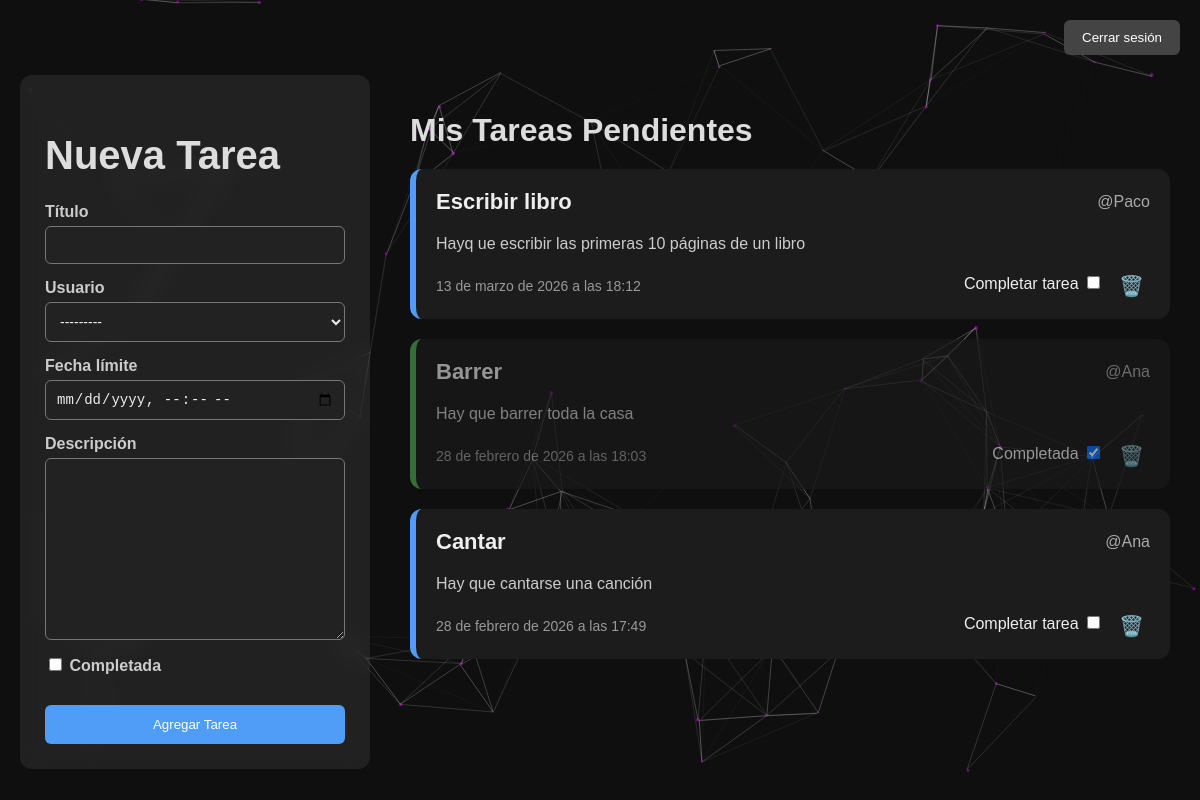
The page /tareas/index/ (signed in) on the database its author committed.
### tareas/models.py (models this page shows, shortened)
class Tarea(models.Model):
    title = models.CharField(max_length=200)
    description = models.TextField(max_length=500)
    completed = models.BooleanField(default=False)
    date = models.DateTimeField(auto_now_add=True)
    user = models.ForeignKey('auth.User', on_delete=models.CASCADE)
    dateLimit = models.DateTimeField(null=True, blank=True)

### tareas/views.py (the view, shortened to what this page needs)
# urls.py: path('index/', index, name='index'),
@login_required
def index(request):
    mensaje = ''
    form = TareaForm()
    tareas = Tarea.objects.order_by('-dateLimit')
    return render(request, 'tareas/index.html', {'tareas': tareas, 'form': form, 'mensaje': mensaje})

### tareas/forms.py
class TareaForm(forms.ModelForm):
    class Meta:
        model = Tarea
        fields = [
            'title',
            'user',
            'description',
            'completed',
            'dateLimit',
            ]
        widgets = {
            'dateLimit': forms.DateTimeInput(
                attrs={
                    'type': 'datetime-local',
                    'class': 'input-fecha',
                    'placeholder': 'Selecciona fecha y hora'
                    }),
        }

### tareas/templates/tareas/index.html (shortened to what this page needs)
{% extends 'base.html' %}
{% load static %}
{% block extra_css %}
<link rel="stylesheet" href="{% static 'tareas/index.css' %}">
{% endblock %}
{% block content %}
<div class="dashboard-wrapper">
  <div class="top-bar">
    <form action="{% url 'logout' %}" method="post">
      <button type="submit" class="btn-secondary">Cerrar sesión</button>
    </form>
  </div>
  <div class="main-layout">
    <aside class="sidebar-form">
      <h1 class="Titulo">Nueva Tarea</h1>
      <form method="post" class="form-container">
        <div class="campo">
          <label>Título</label>
          {{ form.title }}
        </div>
        <div class="campo">
          <label>Usuario</label>
          {{ form.user }}
        </div>
        <div class="campo">
          <label>Fecha límite</label>
          {{ form.dateLimit }}
        </div>
        <div class="campo">
          <label>Descripción</label>
          {{ form.description }}
        </div>
        <div class="campo campo-checkbox">
          <label>{{ form.completed }} Completada</label>
        </div>
        <button type="submit" class="btn-primary">Agregar Tarea</button>
      </form>
    </aside>
    <section class="tasks-section">
      <h2 class="Subtitulo">Mis Tareas Pendientes</h2>
      <div class="lista-tareas-grid">
        {% for tarea in tareas %}
        <article class="tarea-card {% if tarea.completed %}tarea-ready{% endif %}">
          <div class="tarea-header">
            <span class="tarea-titulo">{{ tarea.title }}</span>
            <span class="tarea-usuario">@{{ tarea.user }}</span>
          </div>
          <p class="tarea-descripcion">{{ tarea.description }}</p>
          <div class="tarea-footer">
            <span class="tarea-limite">{{ tarea.dateLimit }}</span>
            <div class="tarea-acciones">
              <form method="post">
                <label>
                {% if tarea.completed %} Completada {% else %} Completar tarea {% endif %}
                <input type="checkbox" name="completed" onchange="this.form.submit()" {% if tarea.completed %}checked="checked" {% endif %}>
                </label>
              </form>
              <form method="post">
                <button type="submit" name="eliminar" class="btn-icon">🗑️</button>
              </form>
            </div>
          </div>
        </article>
        {% empty %}
        <p class="sin-tareas">No hay tareas disponibles.</p>
        {% endfor %}
      </div>
    </section>
  </div>
</div>
{% endblock %}

### tareas/templates/base.html (shortened to what this page needs)
{% load static %}
<!DOCTYPE html>
<html lang="es">
<head>
  <link rel="stylesheet" href="{% static 'tareas/global.css' %}">
  {% block extra_css %}{% endblock %}
</head>
<body>
  <div id="particles-js"></div>
  <main>
    {% block content %}
    {% endblock %}
  </main>
</body>
</html>

### tareas/static/tareas/global.css (style rules this page uses)
body { margin: 0; padding: 0; overflow-x: hidden; background: #000; font-family: Arial, sans-serif; }
#particles-js { position: fixed; top: 0; left: 0; width: 100%; height: 100%; z-index: -1; pointer-events: auto; }
main { position: relative; z-index: 10; }

### tareas/static/tareas/index.css (style rules this page uses)
body { font-family: 'Montserrat', sans-serif; background: #0f0f0f; margin: 0; padding: 0; color: #eee; }
.dashboard-wrapper { display: flex; flex-direction: column; padding: 20px; }
.top-bar { display: flex; justify-content: flex-end; margin-bottom: 20px; }
.btn-secondary { background: #444; color: #fff; border: none; padding: 10px 18px; border-radius: 6px; cursor: pointer; }
.main-layout { display: grid; grid-template-columns: 350px 1fr; gap: 30px; }
.sidebar-form { background: rgba(255, 255, 255, 0.08); padding: 25px; border-radius: 12px; backdrop-filter: blur(10px); }
.Titulo { font-size: 40px; font-weight: 700; margin-bottom: 25px; color: #ddd; }
.campo { display: flex; flex-direction: column; margin-bottom: 15px; }
.campo label { font-weight: bold; margin-bottom: 5px; color: #ccc; }
.campo input, .campo textarea, .campo select { padding: 10px; border-radius: 6px; border: 1px solid #777; background: #222; color: #eee; font-size: 14px; }
.campo-checkbox { flex-direction: row; align-items: center; gap: 10px; }
.btn-primary { background: #4f9df7; color: white; padding: 12px 20px; border: none; border-radius: 6px; cursor: pointer; width: 100%; margin-top: 10px; }
.tasks-section { padding: 10px; }
.Subtitulo { font-size: 32px; margin-bottom: 20px; color: #ddd; }
.lista-tareas-grid { display: grid; gap: 20px; }
.tarea-card { background: #1c1c1c; padding: 20px; border-radius: 12px; border-left: 6px solid #4f9df7; display: flex; flex-direction: column; gap: 10px; }
.tarea-ready { opacity: 0.6; border-left-color: #4caf50; }
.tarea-header { display: flex; justify-content: space-between; align-items: center; }
.tarea-titulo { font-size: 22px; font-weight: bold; }
.tarea-usuario { font-size: 16px; color: #aaa; }
.tarea-descripcion { color: #ccc; margin: 10px 0; }
.tarea-footer { display: flex; justify-content: space-between; align-items: center; }
.tarea-limite { font-size: 14px; color: #999; }
.tarea-acciones { display: flex; gap: 10px; }
.btn-icon { background: transparent; border: none; cursor: pointer; font-size: 20px; }

### rows shown on the page
Tarea: title "Escribir libro", user "Paco", description "Hayq ue escribir las primeras 10 páginas de un libro", dateLimit "13 de marzo de 2026 a las 18:12", shows "Completar tarea"
Tarea: title "Barrer", user "Ana", description "Hay que barrer toda la casa", dateLimit "28 de febrero de 2026 a las 18:03", shows "Completada", completed "☑"
Tarea: title "Cantar", user "Ana", description "Hay que cantarse una canción", dateLimit "28 de febrero de 2026 a las 17:49", shows "Completar tarea"
